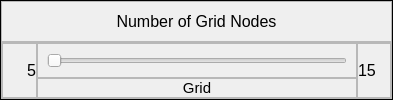
                     <widget class="QFrame" name="frame_grid_shell">
                      <property name="minimumSize">
                       <size>
                        <width>393</width>
                        <height>0</height>
                       </size>
                      </property>
                      <property name="frameShape">
                       <enum>QFrame::Box</enum>
                      </property>
                      <property name="frameShadow">
                       <enum>QFrame::Plain</enum>
                      </property>
                      <layout class="QGridLayout" name="gridLayout_7">
                       <property name="leftMargin">
                        <number>0</number>
                       </property>
                       <property name="topMargin">
                        <number>0</number>
                       </property>
                       <property name="rightMargin">
                        <number>0</number>
                       </property>
                       <property name="bottomMargin">
                        <number>0</number>
                       </property>
                       <property name="spacing">
                        <number>0</number>
                       </property>
                       <item row="0" column="0">
                        <widget class="QFrame" name="frame_grid_label">
                         <property name="maximumSize">
                          <size>
                           <width>16777215</width>
                           <height>50</height>
                          </size>
                         </property>
                         <property name="frameShape">
                          <enum>QFrame::StyledPanel</enum>
                         </property>
                         <property name="frameShadow">
                          <enum>QFrame::Raised</enum>
                         </property>
                         <layout class="QHBoxLayout" name="horizontalLayout_22">
                          <item>
                           <widget class="QLabel" name="label_grid_settings">
                            <property name="font">
                             <font>
                              <pointsize>12</pointsize>
                             </font>
                            </property>
                            <property name="text">
                             <string>Number of Grid Nodes</string>
                            </property>
                            <property name="alignment">
                             <set>Qt::AlignCenter</set>
                            </property>
                           </widget>
                          </item>
                         </layout>
                        </widget>
                       </item>
                       <item row="1" column="0">
                        <widget class="QFrame" name="frame_grid">
                         <property name="frameShape">
                          <enum>QFrame::StyledPanel</enum>
                         </property>
                         <property name="frameShadow">
                          <enum>QFrame::Raised</enum>
                         </property>
                         <layout class="QGridLayout" name="gridLayout_6">
                          <property name="leftMargin">
                           <number>0</number>
                          </property>
                          <property name="topMargin">
                           <number>0</number>
                          </property>
                          <property name="rightMargin">
                           <number>0</number>
                          </property>
                          <property name="bottomMargin">
                           <number>0</number>
                          </property>
                          <property name="spacing">
                           <number>0</number>
                          </property>
                          <item row="0" column="0" rowspan="2">
                           <widget class="QFrame" name="frame_grid_lower">
                            <property name="sizePolicy">
                             <sizepolicy hsizetype="Expanding" vsizetype="Preferred">
                              <horstretch>0</horstretch>
                              <verstretch>0</verstretch>
                             </sizepolicy>
                            </property>
                            <property name="maximumSize">
                             <size>
                              <width>16772215</width>
                              <height>16777215</height>
                             </size>
                            </property>
                            <property name="frameShape">
                             <enum>QFrame::StyledPanel</enum>
                            </property>
                            <property name="frameShadow">
                             <enum>QFrame::Raised</enum>
                            </property>
                            <layout class="QHBoxLayout" name="horizontalLayout_23">
                             <property name="spacing">
                              <number>0</number>
                             </property>
                             <property name="leftMargin">
                              <number>0</number>
                             </property>
                             <property name="topMargin">
                              <number>0</number>
                             </property>
                             <property name="rightMargin">
                              <number>0</number>
                             </property>
                             <property name="bottomMargin">
                              <number>0</number>
                             </property>
                             <item>
                              <widget class="QLabel" name="label_grid_lower">
                               <property name="font">
                                <font>
                                 <pointsize>12</pointsize>
                                </font>
                               </property>
                               <property name="text">
                                <string>5</string>
                               </property>
                               <property name="alignment">
                                <set>Qt::AlignRight|Qt::AlignTrailing|Qt::AlignVCenter</set>
                               </property>
                              </widget>
                             </item>
                            </layout>
                           </widget>
                          </item>
                          <item row="0" column="1">
                           <widget class="QFrame" name="frame_grid_slider">
                            <property name="frameShape">
                             <enum>QFrame::StyledPanel</enum>
                            </property>
                            <property name="frameShadow">
                             <enum>QFrame::Raised</enum>
                            </property>
                            <layout class="QHBoxLayout" name="horizontalLayout_24">
                             <item>
                              <widget class="QSlider" name="slider_grid">
                               <property name="sizePolicy">
                                <sizepolicy hsizetype="Preferred" vsizetype="Fixed">
                                 <horstretch>0</horstretch>
                                 <verstretch>0</verstretch>
                                </sizepolicy>
                               </property>
                               <property name="minimumSize">
                                <size>
                                 <width>300</width>
                                 <height>0</height>
                                </size>
                               </property>
                               <property name="maximumSize">
                                <size>
                                 <width>300</width>
                                 <height>16777215</height>
                                </size>
                               </property>
                               <property name="minimum">
                                <number>5</number>
                               </property>
                               <property name="maximum">
                                <number>15</number>
                               </property>
                               <property name="pageStep">
                                <number>5</number>
                               </property>
                               <property name="orientation">
                                <enum>Qt::Horizontal</enum>
                               </property>
                              </widget>
                             </item>
                            </layout>
                           </widget>
                          </item>
                          <item row="0" column="2" rowspan="2">
                           <widget class="QFrame" name="frame_grid_upper">
                            <property name="sizePolicy">
                             <sizepolicy hsizetype="Expanding" vsizetype="Preferred">
                              <horstretch>0</horstretch>
                              <verstretch>0</verstretch>
                             </sizepolicy>
                            </property>
                            <property name="maximumSize">
                             <size>
                              <width>16772215</width>
                              <height>16777215</height>
                             </size>
                            </property>
                            <property name="frameShape">
                             <enum>QFrame::StyledPanel</enum>
                            </property>
                            <property name="frameShadow">
                             <enum>QFrame::Raised</enum>
                            </property>
                            <layout class="QHBoxLayout" name="horizontalLayout_25">
                             <property name="spacing">
                              <number>0</number>
                             </property>
                             <property name="leftMargin">
                              <number>0</number>
                             </property>
                             <property name="topMargin">
                              <number>0</number>
                             </property>
                             <property name="rightMargin">
                              <number>0</number>
                             </property>
                             <property name="bottomMargin">
                              <number>0</number>
                             </property>
                             <item>
                              <widget class="QLabel" name="label_grid_upper">
                               <property name="font">
                                <font>
                                 <pointsize>12</pointsize>
                                </font>
                               </property>
                               <property name="text">
                                <string>15</string>
                               </property>
                               <property name="alignment">
                                <set>Qt::AlignLeading|Qt::AlignLeft|Qt::AlignVCenter</set>
                               </property>
                              </widget>
                             </item>
                            </layout>
                           </widget>
                          </item>
                          <item row="1" column="1">
                           <widget class="QFrame" name="frame_grid_value">
                            <property name="frameShape">
                             <enum>QFrame::StyledPanel</enum>
                            </property>
                            <property name="frameShadow">
                             <enum>QFrame::Raised</enum>
                            </property>
                            <layout class="QHBoxLayout" name="horizontalLayout_26">
                             <property name="spacing">
                              <number>0</number>
                             </property>
                             <property name="leftMargin">
                              <number>0</number>
                             </property>
                             <property name="topMargin">
                              <number>0</number>
                             </property>
                             <property name="rightMargin">
                              <number>0</number>
                             </property>
                             <property name="bottomMargin">
                              <number>0</number>
                             </property>
                             <item>
                              <widget class="QLabel" name="label_grid_value">
                               <property name="font">
                                <font>
                                 <pointsize>11</pointsize>
                                </font>
                               </property>
                               <property name="text">
                                <string>Grid</string>
                               </property>
                               <property name="alignment">
                                <set>Qt::AlignCenter</set>
                               </property>
                              </widget>
                             </item>
                            </layout>
                           </widget>
                          </item>
                         </layout>
                        </widget>
                       </item>
                      </layout>
                     </widget>
